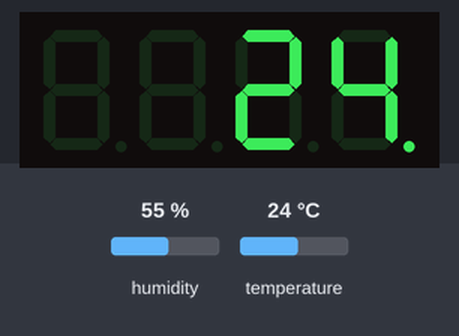
This sketch was run on a simulated Arduino Uno, built with avr-gcc and run on an emulated ATmega328P. Parts: 4-digit seven-segment display. The inputs (shaded band) are chosen by the test bench; at power-on: temperature 24 °C, humidity 55 %.

Above: at 1.2 s.
1.3 s: temperature set to 12 °C
At 2.2 s:
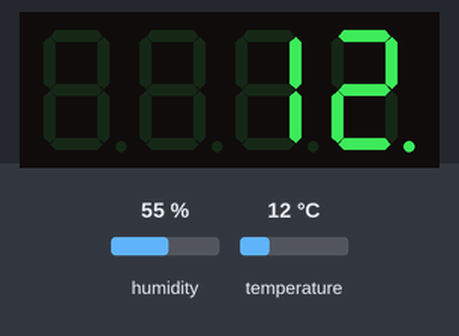
2.8 s: temperature set to 19 °C
At 3.9 s:
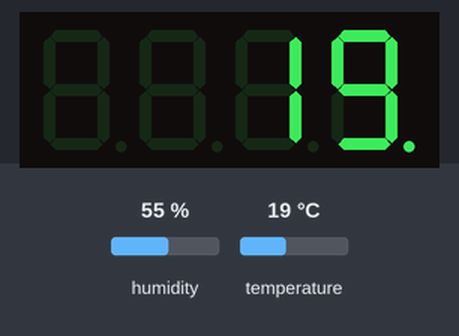
4.3 s: temperature set to 28 °C
At 4.7 s:
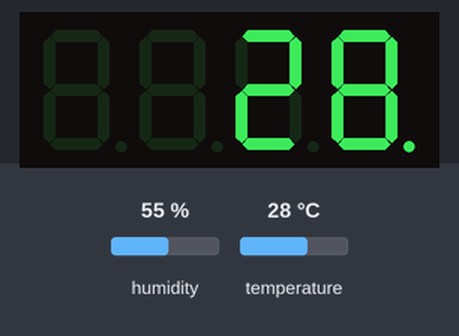
Timing chart, 0 to 7.3 s (numbered marks = the images above; inputs shaded):
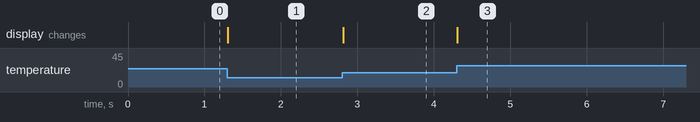

The sketch:

tempdisp.ino
```cpp
// (licence header left out)
#include "SevSeg.h"

SevSeg sevseg; //Instantiate a seven segment controller object


#include <dht11.h>

dht11 DHT11;

  float prevtemp = 0;
  int diffcounter = 0;
#define DHT11PIN 1

void setup() {
  byte numDigits = 4;
  byte digitPins[] = {2, 3, 4, 5};
  byte segmentPins[] = {6, 7, 8, 9, 10, 11, 12, 13};

  sevseg.begin(COMMON_ANODE, numDigits, digitPins, segmentPins);
  sevseg.setBrightness(20);
}
void checkdht11(int chk) {

  switch (chk) {
      case DHTLIB_OK:
        Serial.print("DHTLIB_OK: ");
  		  break;
      case DHTLIB_ERROR_CHECKSUM:
        Serial.print("DHTLIB_ERROR_CHECKSUM: ");
  		  break;
      case DHTLIB_ERROR_TIMEOUT:
        Serial.print("DHTLIB_ERROR_TIMEOUT: ");
        break;
      default:
        Serial.print("DHTLIB_DEFAULT: ");
  		  break;
  }
}

void loop() {
  int chk = DHT11.read(DHT11PIN);
  //checkdht11(chk);
  //Serial.print("Read sensor: ");
  //Serial.print("Temperature (°C): ");
  //Serial.println((float)DHT11.temperature, 2);
  float temp = (float) DHT11.temperature;

  //if (temp != prevtemp) {
    diffcounter++;
    prevtemp=temp;
    sevseg.setNumber(temp, 0);
    sevseg.refreshDisplay(); // Must run repeatedly
  //sevseg.setNumber(1234, 2);
  //delay(200);
  //}

}

/// END ///
```

Measured:
- after the input at 1.3 s, the display: changes at once (image 1)
- after the input at 2.8 s, the display: changes at once (image 2)
- after the input at 4.3 s, the display: changes at once (image 3)
